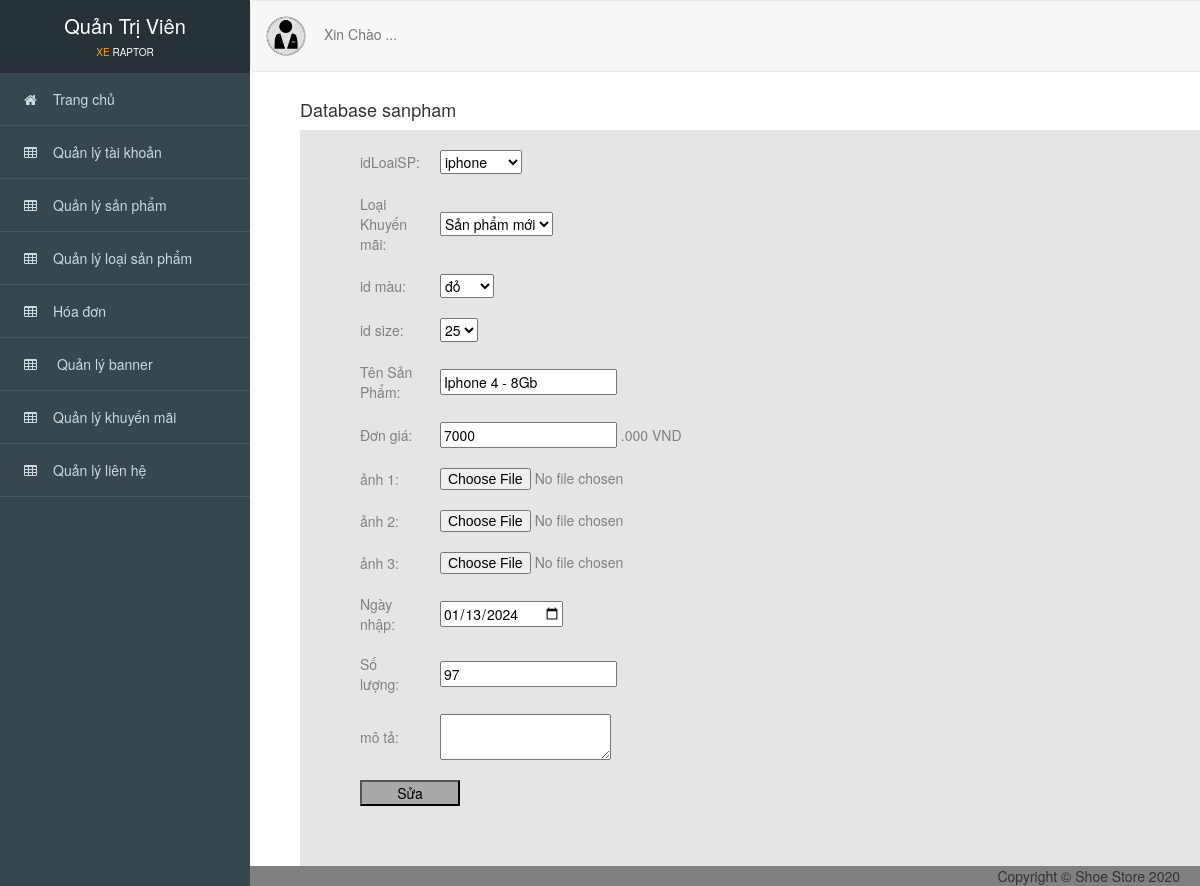
The page /admin/index.php?action=suasanpham&id=168 on the database its author committed.
### tables this page shows
CREATE TABLE `sanpham` (
  `idSP` int(11) NOT NULL,
  `idKM` int(11) NOT NULL,
  `idLoaiSP` int(11) NOT NULL,
  `idcolor` int(11) NOT NULL,
  `idsize` int(11) NOT NULL,
  `tenSP` varchar(255) NOT NULL,
  `Dongia` int(11) NOT NULL,
  `anh1` varchar(255) NOT NULL,
  `anh2` varchar(255) NOT NULL,
  `anh3` varchar(255) NOT NULL,
  `ngaynhap` date NOT NULL,
  `mota` varchar(255) NOT NULL,
  `soluong` int(255) NOT NULL
);

### admin/controller_admin/quanlysanpham.php (called while the page is built, shortened)
<?php
    require_once('./model_admin/sanpham.php');
    class sanphamcontroller
    {
        var $sanpham_model;
        public function __construct()
        {
            $this->sanpham_model = new sanpham();
        }
         public function details()
        {
            $data_km = $this->sanpham_model->khuyenmai();
            $data_mau = $this->sanpham_model->mau();
            $data_size = $this->sanpham_model->size();
            $data_lsp = $this->sanpham_model->loaisp();
            $id = isset($_GET['id']) ? $_GET['id'] : '1';
            $data = $this->sanpham_model->find($id);
            require_once('views_admin/index.php');
        }
         }
?>

### admin/model_admin/ketnoi.php (called while the page is built, shortened)
<?php
    class ketnoi
    {
    	function __construct()
    	{
    		$host = "localhost";
    		$username ="root";
    		$password = "";
    		$dbname = "qlbx";
    		$this->connect = new mysqli($host,$username,$password,$dbname);
    	}
    }
?>

### admin/model_admin/sanpham.php (called while the page is built, shortened)
<?php
    require_once('ketnoi.php');
    class sanpham
    {
    	var $conn;
    	function __construct()
    	{
    		$connect_obj = new ketnoi();
    		$this->conn = $connect_obj->connect;
    	}
    	function find($id)
        {
            $query = "SELECT * FROM sanpham
            INNER JOIN color ON sanpham.idcolor = color.idcolor
            INNER JOIN size ON sanpham.idsize = size.idsize
            WHERE idSP=$id";
            return $this->conn->query($query)->fetch_assoc();
        }
         function khuyenmai()
         {
            $query = "SELECT * FROM khuyenmai";
            $result = $this->conn->query($query);
            $data = array();
            while ($row = $result->fetch_assoc()) {
               $data[] = $row;
            }
            return $data;
         }
         function mau()
         {
            $query = "SELECT * FROM color";
            $result = $this->conn->query($query);
            $data = array();
            while ($row = $result->fetch_assoc()) {
               $data[] = $row;
            }
            return $data;
         }
          function size()
         {
            $query = "SELECT * FROM size";
            $result = $this->conn->query($query);
            $data = array();
            while ($row = $result->fetch_assoc()) {
               $data[] = $row;
            }
            return $data;
         }
         function loaisp()
         {
            $query = "SELECT * FROM loaisanpham";
            $result = $this->conn->query($query);
            $data = array();
            while ($row = $result->fetch_assoc()) {
               $data[] = $row;
            }
            return $data;
         }
    }
?>

### admin/views_admin/sanpham/sua.php (the view, shortened to what this page needs)
<div id="viewport">
<div class="container-fluid" id="noidung">
      <h4>Database sanpham</h4>
      <div style="background-color: #e5e5e5; padding: 10px 50px 10px; color:gray;">
        <form action="?action=suasanpham_xl" method="post" enctype="multipart/form-data" >
      	<table border="0" cellpadding="10">
           <tr>
               <td>idLoaiSP:</td>
                <td>
                   <select name="idLoaiSP">
                     <?php foreach ($data_lsp as $value) {?>
                       <?php echo "<option value='".$value['idLoaiSP']."'>".$value['tenLSP']."</option>"; ?>
                     <?php } ?>
                 </select>
              </td>
           </tr>
            <tr>
               <td>Loại Khuyến mãi:</td>
               <td>
                   <select name="idKM">
                     <?php foreach ($data_km as $value) {?>
                       <?php echo "<option value='".$value['idKM']."'>".$value['loaiKM']."</option>"; ?>
                     <?php } ?>
                 </select>
              </td>
           </tr>
            <tr>
               <td>id màu:</td>
               <td>
                   <select name="idmau">
                     <?php foreach ($data_mau as $value) {?>
                       <?php echo "<option value='".$value['idcolor']."'>".$value['color']."</option>"; ?>
                     <?php } ?>
                 </select>
              </td>
           </tr>
            <tr>
               <td>id size:</td>
               <td>
                   <select name="idsize">
                     <?php foreach ($data_size as $value) {?>
                       <?php echo "<option value='".$value['idsize']."'>".$value['size']."</option>"; ?>
                     <?php } ?>
                 </select>
              </td>
           </tr>
            <tr>
               <td>Tên Sản Phẩm:</td>
               <td><input type="text" name="tenSP" value="<?php echo $data['tenSP'];?>"  required></td>
           </tr>
            <tr>
               <td>Đơn giá:</td>
               <td><input type="text" value="<?php echo $data['Dongia'];?>" name="Dongia" required> .000 VND</td>
           </tr>
            <tr>
               <td>ảnh 1:</td>
               <td><input type="file" value="<?php echo $data['anh1'];?>"  name="anh1"></td>
           </tr>
           <tr>
               <td>ảnh 2:</td>
               <td><input type="file"  name="anh2"></td>
           </tr>
            <tr>
               <td>ảnh 3:</td>
               <td><input type="file" name="anh3"></td></td>
           </tr>
            <tr>
               <td>Ngày nhập:</td>
               <td><input type="date" value="<?php echo $data['ngaynhap'];?>" name="ngaynhap" required></td>
           </tr>
           <tr>
               <td>Số lượng:</td>
               <td><input type="text" value="<?php echo $data['soluong'];?>" name="soluong" required></td>
           </tr>
           <tr>
               <td>mô tả:</td>
               <td style="width: 150%;">
                 <form action="_posteddata.php" method="post">
                      <textarea  name="mota"  value="<?php echo $data['mota'];?>" cols="" rows="" required></textarea>
                </form>
              </td>
           </tr>
           <tr>
           	<td colspan="2"><button  style="width: 100px; background-color: darkgray;" type="submit">Sửa</button></td>
           </tr>
        </table>
        </form>
        <br>
           <br>
           <br>
      </div>
</div>
</div>

### admin/public_admin/css/style.css (style rules this page uses)
body { overflow-x: hidden; font-family: 'Roboto', sans-serif; font-size: 16px; }
#viewport { padding-left: 250px; -webkit-transition: all 0.5s ease; -moz-transition: all 0.5s ease; -o-transition: all 0.5s ease; transition: all 0.5s ease; }
#noidung { padding-top: 90px; padding-left: 50px; background-color: white; }

### rows shown on the page
sanpham: tenSP "Iphone 4 - 8Gb", Dongia "7000", ngaynhap "01/13/2024", soluong "97"

### other values the page prints
form field idLoaiSP "iphone"
form field idKM "Sản phẩm mới"
form field idmau "đỏ"
form field idsize "25"
